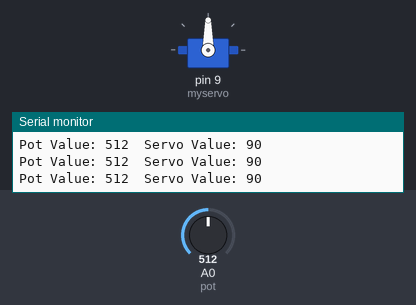
This sketch was run on a simulated Arduino Uno, built with avr-gcc and run on an emulated ATmega328P. Shown: servo, the last lines printed to the serial monitor. The test bench sets the inputs (shaded band); at power-on: A0 (pot) = 512.

Above: at 1.2 s.
1.3 s: A0 (pot) set to 716
At 1.7 s:
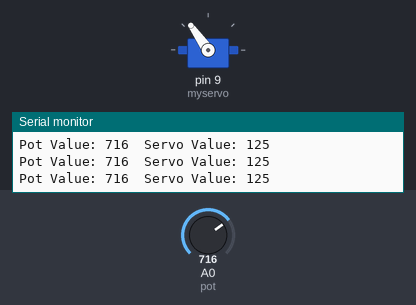
2.8 s: A0 (pot) set to 575
At 3.6 s:
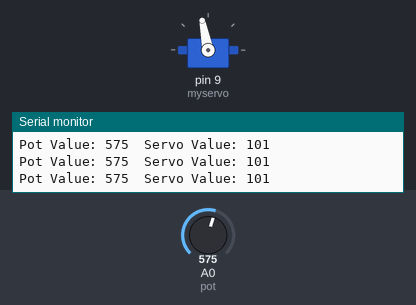
4.3 s: A0 (pot) set to 550
At 5.0 s:
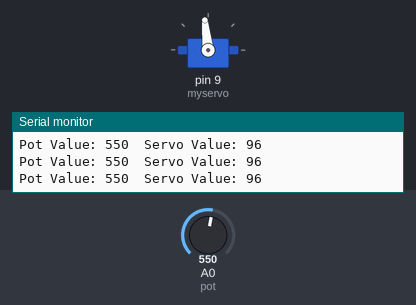
5.8 s: A0 (pot) set to 900
At 6.9 s:
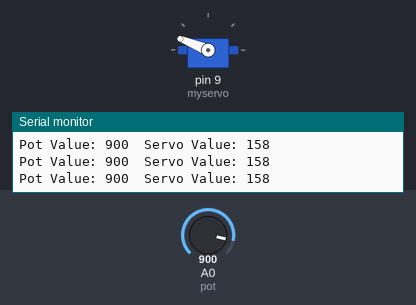
7.3 s: A0 (pot) set to 306
At 8.2 s:
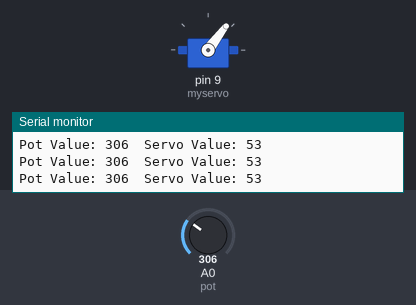
8.8 s: A0 (pot) set to 1023
At 10.1 s:
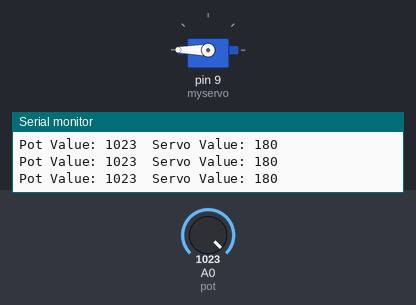
Timing chart, 0 to 11.3 s (numbered marks = the images above; inputs shaded):
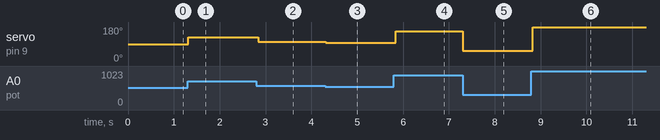

Measured:
- after the input at 1.3 s, servo on pin 9 (myservo): 90° → 125° at once
- after the input at 2.8 s, servo on pin 9 (myservo): 125° → 101° at once
- after the input at 4.3 s, servo on pin 9 (myservo): 101° → 96° at once
- after the input at 5.8 s, servo on pin 9 (myservo): 96° → 158° at once
- after the input at 7.3 s, servo on pin 9 (myservo): 158° → 53° at once
- after the input at 8.8 s, servo on pin 9 (myservo): 53° → 180° at once

The sketch:

servo_pot.ino
```cpp
#include <Servo.h>

Servo myservo;

int pot = A0;
int val;

void setup() {
  myservo.attach(9);
  Serial.begin(9600);
}

void loop() {
  int val = analogRead(pot);
  int servoVal = map(val, 0, 1023, 0, 180);


  Serial.print("Pot Value: ");
  Serial.print(val);
  Serial.print("  Servo Value: ");
  Serial.println(servoVal);

  myservo.write(servoVal);
  delay(50);
}
```
